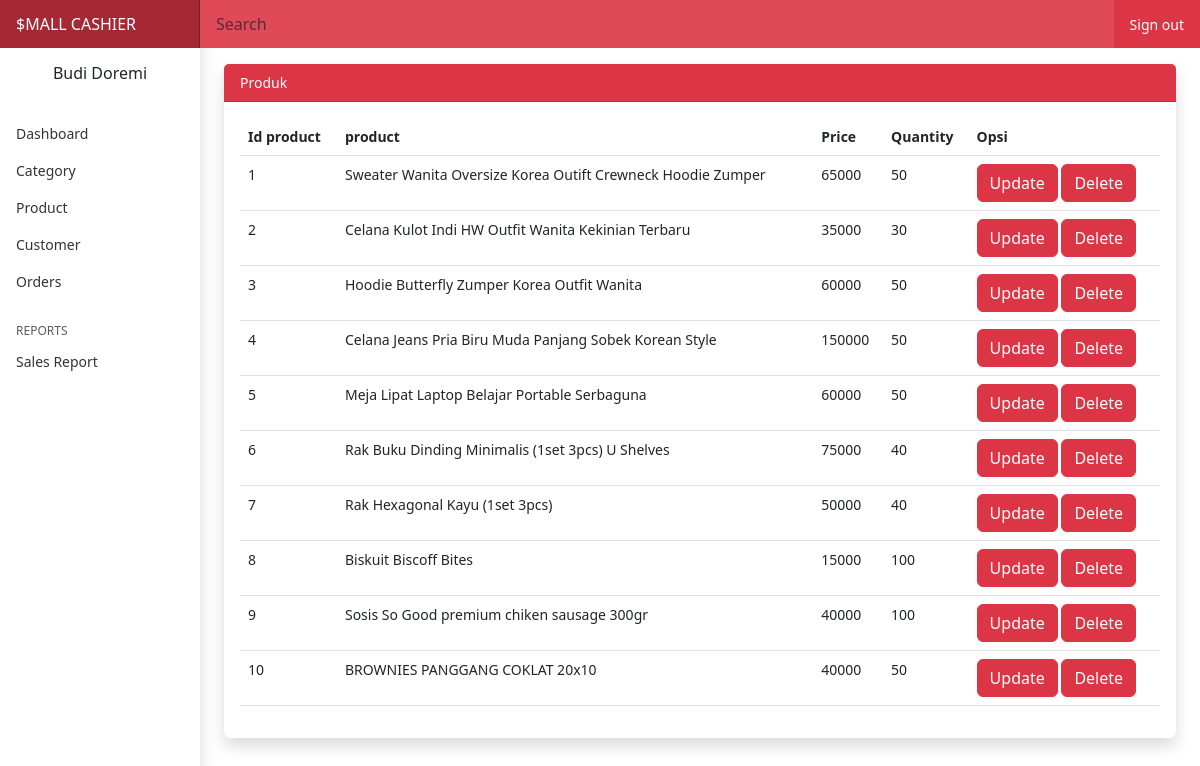
The page /warehouse/index.php?page=product (signed in) on the database its author committed.
### tables this page shows
CREATE TABLE `product` (
  `id_product` int NOT NULL,
  `name_product` varchar(255) NOT NULL,
  `id_category` int NOT NULL,
  `quantity_product` int NOT NULL,
  `price_product` int NOT NULL,
  `photo_product` varchar(255) NOT NULL,
  `information_product` text NOT NULL
);

### warehouse/product.php (the view)
<div class="my-3 card border-0 shadow">
    <div class="card-header bg-danger text-white">Produk</div>
    <div class="card-body">
        <table class="table">
            <thead>
                <tr>
                    <th>Id product</th>
                    <th>product</th>
                    <th>Price</th>
                    <th>Quantity</th>
                    <th>Opsi</th>
                </tr>
            </thead>
            <?php
            $query = "SELECT * FROM product";
            $result = mysqli_query($conn, $query);
            ?>
            <?php while ($data = mysqli_fetch_array($result)) : ?>
            <tbody>
                <tr>
                    <td>
                        <?php echo $data['id_product']; ?>
                    </td>
                    <td>
                        <?php echo $data['name_product']; ?>
                    </td>
                    <td>
                        <?php echo $data['price_product']; ?>
                    </td>
                    <td>
                        <?php echo $data['quantity_product']; ?>
                    </td>
                    <td>
                        <a href="#" class="btn btn-danger">Update</a>
                        <a href="#" class="btn btn-danger">Delete</a>
                    </td>
                </tr>
                <?php endwhile ?>
            </tbody>
        </table>
    </div>
</div>

### warehouse/index.php (shortened to what this page needs)
<?php include '../conn.php';
?>
<!doctype html>
<html lang="en">
<head>
    <link href="/docs/5.2/dist/css/bootstrap.min.css" rel="stylesheet"
>
    <link rel="stylesheet" href="../src/css/bootstrap.min.css">
    <link href="../src/css/dashboard.css" rel="stylesheet">
</head>
<body>
    <header class="navbar navbar-dark sticky-top bg-danger flex-md-nowrap p-0">
        <a class="navbar-brand col-md-3 col-lg-2 me-0 px-3 fs-6" href="#">$MALL CASHIER</a>
        <input class="form-control form-control-dark w-100 rounded-0 border-0" type="text" placeholder="Search"
            aria-label="Search">
        <div class="navbar-nav">
            <div class="nav-item text-nowrap">
                <a class="nav-link px-3 text-white" href="index.php?page=logout">Sign out</a>
            </div>
        </div>
    </header>
    <div class="container-fluid">
        <div class="row">
            <nav id="sidebarMenu" class="col-md-3 col-lg-2 d-md-block bg-white bg-light sidebar collapse shadow">
                <div class="my-3 text-center">
                    <h6><?php echo $_SESSION['user']['name_user']; ?></h6>
                </div>
                <div class="position-sticky pt-3 sidebar-sticky">
                    <ul class="nav flex-column">
                        <li class="nav-item">
                            <a class="nav-link" aria-current="page" name href="index.php">
                                Dashboard
                            </a>
                        </li>
                        <li class="nav-item">
                            <a class="nav-link" href="index.php?page=category">
                                Category
                            </a>
                        </li>
                        <li class="nav-item">
                            <a class="nav-link" href="index.php?page=product">
                                Product
                            </a>
                        </li>
                        <li class="nav-item">
                            <a class="nav-link" href="index.php?page=customer">
                                Customer
                            </a>
                        </li>
                        <li class="nav-item">
                            <a class="nav-link" href="index.php?page=orders">
                                Orders
                            </a>
                        </li>
                    </ul>
                    <h6
                        class="sidebar-heading d-flex justify-content-between align-items-center px-3 mt-4 mb-1 text-muted text-uppercase">
                        <span>Reports</span>
                    </h6>
                    <ul class="nav flex-column mb-2">
                        <li class="nav-item">
                            <a class="nav-link" href="index.php?page=detail_sales">
                                Sales Report
                            </a>
                        </li>
                    </ul>
                </div>
            </nav>
            <main class="col-md-9 ms-sm-auto col-lg-10 px-md-4">
                <?php
                if (!isset($_GET['page'])) {
                    include 'dashboard.php';
                } else {
                    if ($_GET['page'] == 'category') {
                        include 'category.php';
                    } elseif ($_GET['page'] == 'product') {
                        include 'product.php';
                    } elseif ($_GET['page'] == 'customer') {
                        include 'customer.php';
                    } elseif ($_GET['page'] == 'orders') {
                        include 'orders.php';
                    } elseif ($_GET['page'] == 'detail_sales') {
                        include 'detail_sales.php';
                    } elseif ($_GET['page'] == 'logout') {
                        include 'logout.php';
                    }
                }
                ?>
            </main>
        </div>
    </div>
</body>
</html>

### src/css/dashboard.css (style rules this page uses)
body { font-size: .875rem; }
.sidebar { position: fixed; top: 0; bottom: 0; left: 0; z-index: 100; padding: 48px 0 0; box-shadow: inset -1px 0 0 rgba(0, 0, 0, .1); }
.sidebar-sticky { height: calc(100vh - 48px); overflow-x: hidden; overflow-y: auto; }
.sidebar .nav-link { font-weight: 500; color: #333; }
.sidebar-heading { font-size: .75rem; }
.navbar-brand { padding-top: .75rem; padding-bottom: .75rem; background-color: rgba(0, 0, 0, .25); box-shadow: inset -1px 0 0 rgba(0, 0, 0, .25); }
.navbar .form-control { padding: .75rem 1rem; }
.form-control-dark { color: #fff; background-color: rgba(255, 255, 255, .1); border-color: rgba(255, 255, 255, .1); }

### rows shown on the page
product: id_product "1", name_product "Sweater Wanita Oversize Korea Outift Crewneck Hoodie Zumper", price_product "65000", quantity_product "50"
product: id_product "2", name_product "Celana Kulot Indi HW Outfit Wanita Kekinian Terbaru", price_product "35000", quantity_product "30"
product: id_product "3", name_product "Hoodie Butterfly Zumper Korea Outfit Wanita", price_product "60000", quantity_product "50"
product: id_product "4", name_product "Celana Jeans Pria Biru Muda Panjang Sobek Korean Style", price_product "150000", quantity_product "50"
product: id_product "5", name_product "Meja Lipat Laptop Belajar Portable Serbaguna", price_product "60000", quantity_product "50"
product: id_product "6", name_product "Rak Buku Dinding Minimalis (1set 3pcs) U Shelves", price_product "75000", quantity_product "40"
product: id_product "7", name_product "Rak Hexagonal Kayu (1set 3pcs)", price_product "50000", quantity_product "40"
product: id_product "8", name_product "Biskuit Biscoff Bites", price_product "15000", quantity_product "100"
product: id_product "9", name_product "Sosis So Good premium chiken sausage 300gr", price_product "40000", quantity_product "100"
product: id_product "10", name_product "BROWNIES PANGGANG COKLAT 20x10", price_product "40000", quantity_product "50"

### other values the page prints
$_SESSION['user']['name_user'] "Budi Doremi"
